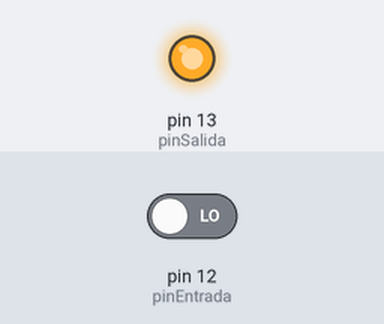
This sketch was run on a simulated Arduino Uno, built with avr-gcc and run on an emulated ATmega328P. Shown: output pins drawn as LEDs (lit = HIGH). The test bench sets the inputs (shaded band); at power-on: pin 12 (pinEntrada) LOW. What the sketch prints to the serial monitor is not drawn.

Above: at 0.1 s.
Timing chart, 0 to 1.6 s (numbered marks = the images above):
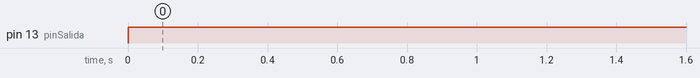

The sketch:

sensorDistancia.ino
```cpp
long dis;
long tiem;

int pinEntrada = 12;
int pinSalida =13;

void setup( ){
  Serial.begin(9600);
  pinMode(pinSalida, OUTPUT); //salida del pulso generado por el sensor ultrasónico
  pinMode(pinEntrada, INPUT);//entrada del pulso generado por el sensor ultrasónico
}

void loop(){
  digitalWrite(pinSalida,LOW);//recibimiento del pulso.
  delayMicroseconds(5);
  digitalWrite(pinSalida, HIGH);//envió del pulso.
  delayMicroseconds(10);

  tiem=pulseIn(pinEntrada, HIGH);//fórmula para medir el pulso entrante.

  dis= long(0.017*tiem);//fórmula para calcular la distancia del sensor ultrasónico.

  //if(dis>10){ //comparativo para la alarma se ingresa la distancia en la que encenderá o apagara.
  //  digitalWrite(11, HIGH);
  //}
  //else
  //{
  //  digitalWrite(11,LOW);
  //}

  Serial.println("LA DISTANCIA MEDIDA ES:");
  Serial.println(dis);
  Serial.println("cm");
  delay(500);
}
```

Measured:
- by itself, pin 13 (pinSalida): LOW → HIGH at 0.00 s
